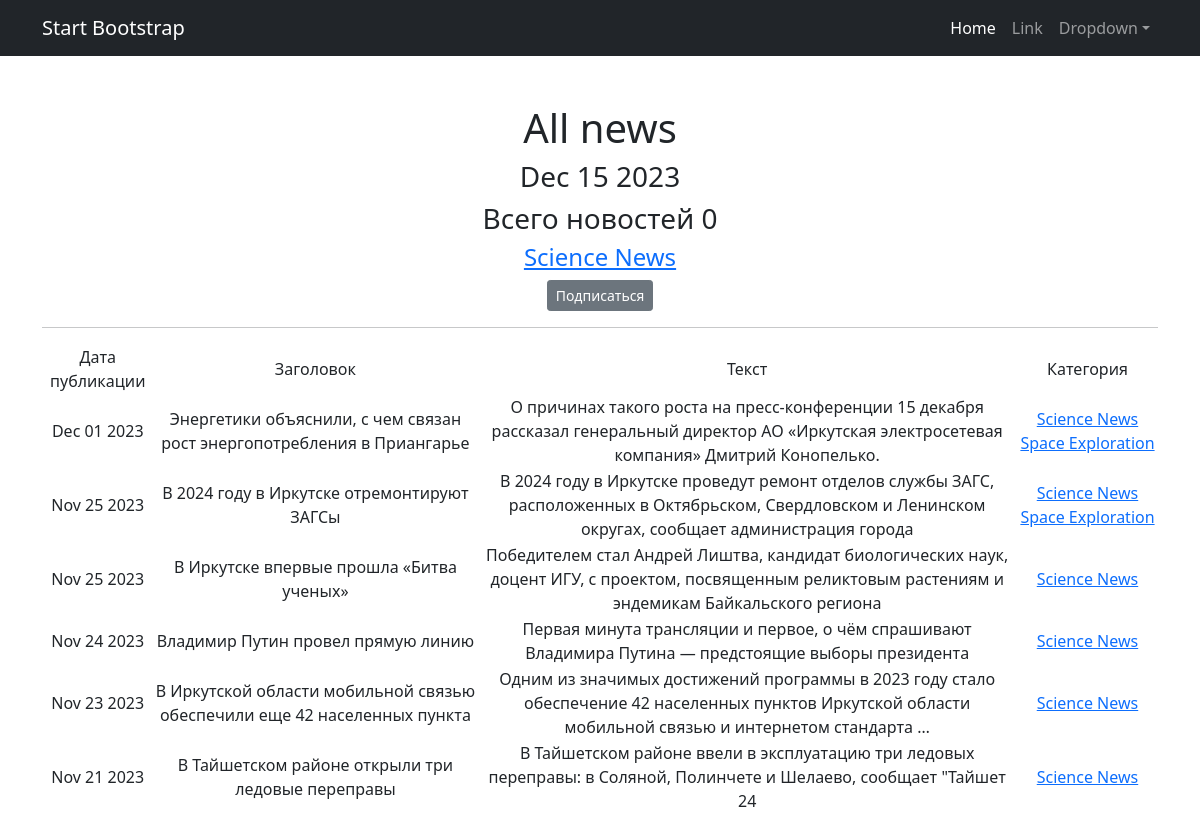
Screenshot of /news/categories/1 with the database file from the repository.
### news_portal/models.py (models this page shows, shortened)
class Category(models.Model):
    name = models.CharField(max_length=255, unique=True)
    subscribers = models.ManyToManyField(User, related_name='categories')
    def __str__(self):
      return self.name.title()

class Post(models.Model):
    news = "NS"
    article = "AC"
    TYPE = [
        (news, 'News'),
        (article, 'Article')
    ]
    author = models.ForeignKey("Author", on_delete=models.CASCADE)
    type = models.CharField(max_length=2, choices=TYPE, default=news)
    post_time_in = models.DateTimeField(auto_now_add=True)
    category = models.ManyToManyField("Category", through="PostCategory")
    title = models.CharField(max_length=255)
    post_text = models.TextField()
    post_rating = models.FloatField(default=0.0)

### news_portal/views.py (the view)
# urls.py: path('categories/<int:pk>', CategoryListView.as_view(), name='category-list'),
class CategoryListView(ListView):
    model = Post
    template_name = 'category_list.html'
    context_object_name = 'category_news_list'
    def get_queryset(self):
        self.category = get_object_or_404(Category, id=self.kwargs['pk'])
        queryset = Post.objects.filter(category=self.category).order_by('-post_time_in')
        return queryset
    def get_context_data(self, **kwargs):
        context = super().get_context_data(**kwargs)
        context['is_not_subscriber'] = self.request.user not in self.category.subscribers.all()
        context['category'] = self.category
        return context

### news_portal/templatetags/news_filters.py (called while the page is built)
@register.filter()
def cenzor(value):
    mat = ['редиска', 'баран', 'козел', 'дурак']
    word = ''
    text = value.split()
    for i in range(len(text)):
        for j in mat:
            if j in text[i].lower():
                for c in (text[i]):
                    word += '*' if c.isalpha() else c
                    text[i] = text[i][0] + word
    return ' '.join(text)

### news_portal/templatetags/news_tags.py (called while the page is built)
@register.simple_tag()
def current_time(format_string='%b %d %Y'):
   return datetime.utcnow().strftime(format_string)

### templates/category_list.html (shortened to what this page needs)
{% extends 'flatpages/default.html' %}
{% load news_filters %}
{% load news_tags %}
{% block content %}
    <h1>All news</h1>
    <h3>{% current_time '%b %d %Y' %}</h3>
    <h3>Всего новостей {{ news | length }}</h3>
    <h4><a href="categories/{{ category.id }}" >{{category}}</a></h4>
    <form action="" method="get">
        {% if is_not_subscriber %}
          <p class="text-center"><a href="{% url 'subscribe' category.id %}" class="btn btn-secondary btn-sm">Подписаться</a></p>
        {% endif %}
    </form>
    <hr>
    {% if category_news_list %}
       <table>
           <tr>
               <td>Дата публикации</td>
               <td>Заголовок</td>
               <td>Текст</td>
               <td>Категория</td>
           </tr>
           {% for post in category_news_list %}
           <tr>
               <td>{{ post.post_time_in | date:'M d Y' }}</td>
               <td>{{ post.title | cenzor }}</td>
               <td>{{ post.post_text | truncatewords:20 | cenzor }}</td>
               <td>{% for category in post.category.all %}
                <a href="categories/{{ category.id }}">{{category}}</a>
                {% endfor %}
                </td>
           </tr>
           {% endfor %}
       </table>
   {% else %}
       <h2>Актульных новостей нет</h2>
   {% endif %}
{% endblock content %}

### rows the page displays
Category: name "Science News"
Post: post_time_in "Dec 01 2023", title|cenzor "Энергетики объяснили, с чем связан рост энергопотребления в Приангарье", post_text|cenzor "О причинах такого роста на пресс-конференции 15 декабря рассказал генеральный директор АО «Иркутская электросетевая компания» Дмитрий Конопелько."
Category: name "Space Exploration"
Post: post_time_in "Nov 25 2023", title|cenzor "В 2024 году в Иркутске отремонтируют ЗАГСы", post_text|cenzor "В 2024 году в Иркутске проведут ремонт отделов службы ЗАГС, расположенных в Октябрьском, Свердловском и Ленинском округах, сообщает администрация города"
Post: post_time_in "Nov 25 2023", title|cenzor "В Иркутске впервые прошла «Битва ученых»", post_text|cenzor "Победителем стал Андрей Лиштва, кандидат биологических наук, доцент ИГУ, c проектом, посвященным реликтовым растениям и эндемикам Байкальского региона"
Post: post_time_in "Nov 24 2023", title|cenzor "Владимир Путин провел прямую линию", post_text|cenzor "Первая минута трансляции и первое, о чём спрашивают Владимира Путина — предстоящие выборы президента"
Post: post_time_in "Nov 23 2023", title|cenzor "В Иркутской области мобильной связью обеспечили еще 42 населенных пункта", post_text|cenzor "Одним из значимых достижений программы в 2023 году стало обеспечение 42 населенных пунктов Иркутской области мобильной связью и интернетом стандарта …"
Post: post_time_in "Nov 21 2023", title|cenzor "В Тайшетском районе открыли три ледовые переправы", post_text|cenzor "В Тайшетском районе ввели в эксплуатацию три ледовых переправы: в Соляной, Полинчете и Шелаево, сообщает \"Тайшет 24"

### other values shown
{{ news | length }} "0"
